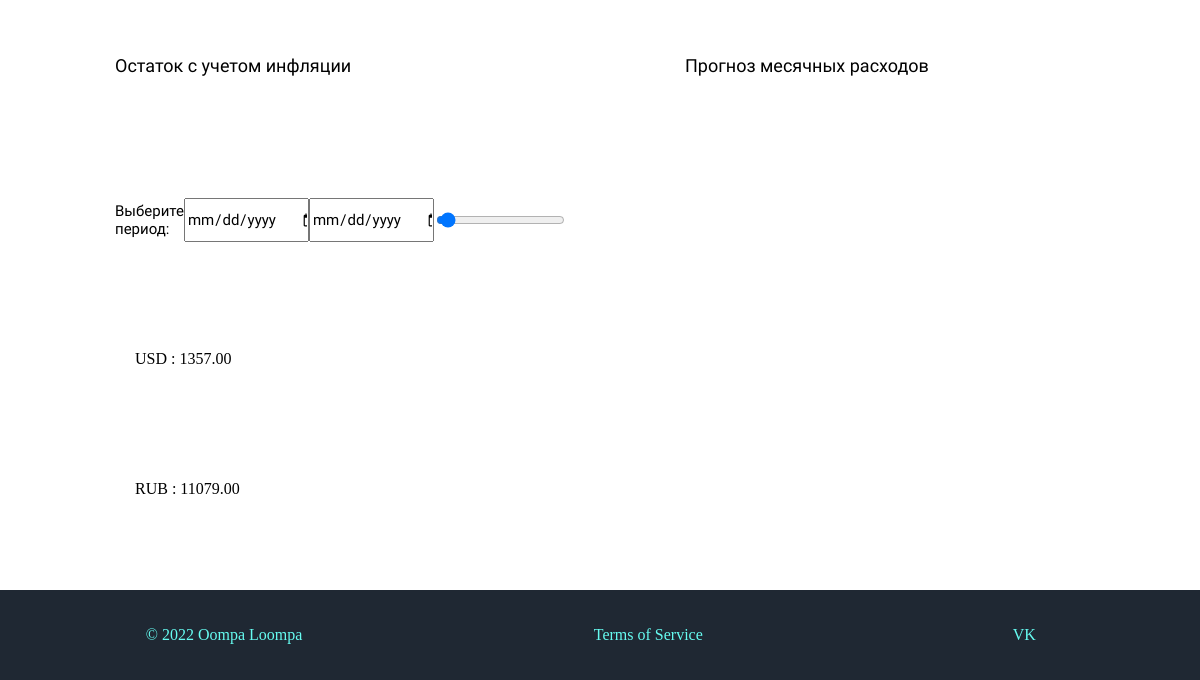
Page /stats/ (signed in, lower part) on the earlier database version.
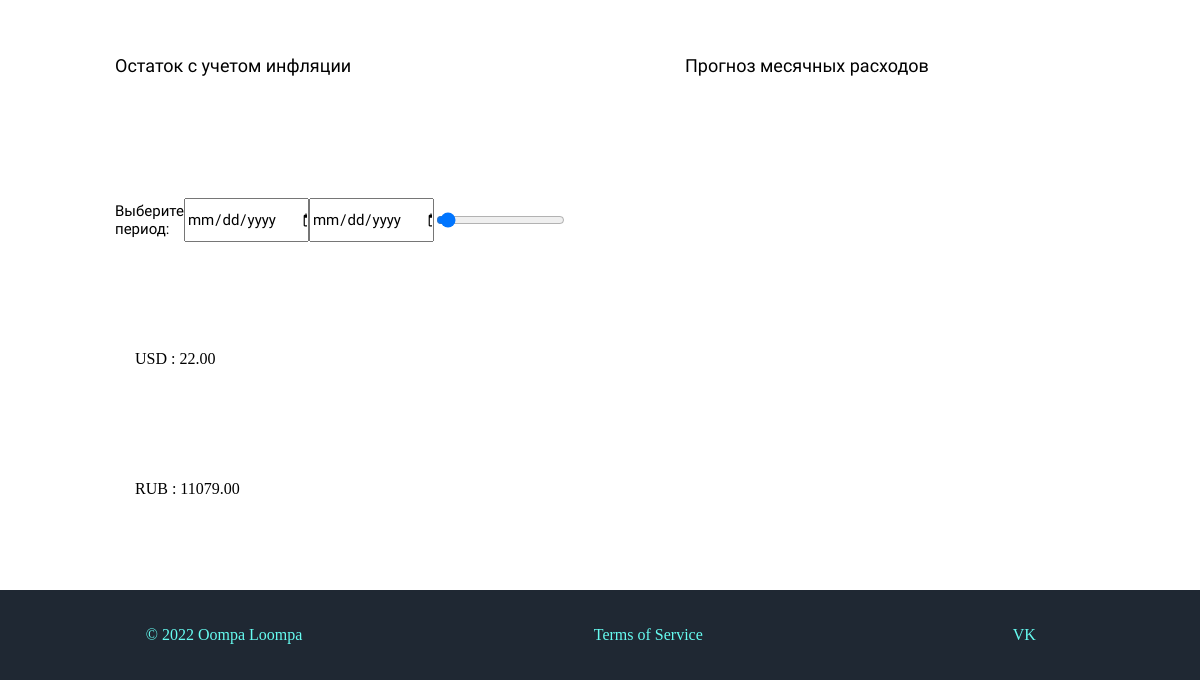
Same page on the later database version.
### account_manager/models.py (models this page shows)
class Balances(models.Model):
    user_id = models.ForeignKey(Users, on_delete=models.CASCADE)
    currency_id = models.ForeignKey(Currency, on_delete=models.CASCADE)
    amount = models.DecimalField(max_digits=100, decimal_places=2, null=True, blank=True, default=0.00)

class Currency(models.Model):
    name = models.CharField(max_length=10)
    def __str__(self):
        return self.name

### operations/views.py (the view)
# urls.py: path('stats/', views.stats, name='LK-stats'),
def stats(request):
    if request.user.id is None:
        return redirect('login')
    context = {}
    user_balances = Balances.objects.select_related().filter(user_id=request.user.id)
    context['user_balances'] = user_balances
    monthly_outlay_data = Operations.objects.select_related().filter(
        user_id=request.user.id,
        operation_type='-'
    ).annotate(month=ExtractMonth('datetime'), day=ExtractDay('datetime')).values('month', 'day', 'amount').filter(month=2)
    example_outlay_data = Operations.objects.select_related().filter(
        user_id=request.user.id,
        operation_type='-',
        datetime__range=[
            date.today() - timedelta(days=30),
            date.today()
        ]
    ).values('datetime').annotate(total=Sum('amount'))
    example_budget_data = []
    if request.GET.get('wallet-start-date') and request.GET.get('wallet-end-date'):
        range=[request.GET['wallet-start-date'],
                request.GET['wallet-end-date']]
    else:
        range=[date.today() - timedelta(days=30),
               date.today()]
    if request.GET.get('wallet-currency'):
        currency = request.GET['wallet-currency']
    else:
        currency = 'RUB'
    if request.GET.get('wallet-type')=='Расходы':
        type = '-'
    else:
        type = '+'
    example_income_data = Operations.objects.select_related().filter(
        user_id=request.user.id,
        operation_type=type,
        datetime__range=range,
        currency=currency
    ).values('datetime').annotate(total=Sum('amount'))
    '''if 'currency' in request.GET:
        example_category_data= Operations.objects.select_related('category__category_name').filter(
            user_id=request.user.id,
            operation_type='-',
            datetime__range=[
                date.today() - timedelta(days=30),
                date.today()
            ],
            currency=request.GET['currency']
        ).values('category__category_name').annotate(total=Sum('amount'))
        print(example_category_data)
        print(1)
    else:'''
    if request.GET.get('category-start-date') and request.GET.get('category-end-date'):
        category_daterange = [request.GET['category-start-date'],
                 request.GET['category-end-date']]
    else:
        category_daterange = [date.today() - timedelta(days=30),
                 date.today()]
    if request.GET.get('category-currency'):
        category_currency = request.GET['category-currency']
    else:
        category_currency = request.user.displayed_currency
    example_category_data = Operations.objects.select_related('category__category_name').filter(
        user_id=request.user.id,
        operation_type='-',
        datetime__range=category_daterange,
        currency=category_currency
    ).values('category__category_name').annotate(total=Sum('amount'))
    data_formatted = []
    for elem in example_income_data:
        data_formatted.append([elem['datetime'].strftime("%Y-%m-%d"), float(elem['total'])])
    context['data_income'] = data_formatted
    data_formatted = []
    for elem in example_outlay_data:
        data_formatted.append([elem['datetime'].strftime("%Y-%m-%d"), float(elem['total'])])
    context['data_outlay'] = data_formatted
    data_formatted = []
    for elem in example_category_data:
        data_formatted.append([elem['category__category_name'], float(elem['total'])])
    context['data_categories'] = data_formatted
    data_formatted = []
    days = []
    outlays = []
    amount = 0.0
    for elem in monthly_outlay_data:
        amount += float(elem['amount'])
        data_formatted.append([elem['day'], amount])
        days.append(elem['day'])
        outlays.append(amount)
    coefficients = estimate_coefficients(days, outlays)
    context['monthly_outlay_data'] = data_formatted
    context['coefficients'] = coefficients
    context['data_budget'] = example_budget_data
    return render(request, 'LK_stats.html', context)

### operations/views.py (called while the page is built)
def estimate_coefficients(list_x, list_y):
    x = np.array(list_x)
    y = np.array(list_y)
    n = np.size(x)
    mean_x, mean_y = np.mean(x), np.mean(y)
    SS_xy = np.sum(y * x - n * mean_y * mean_x)
    SS_xx = np.sum(x * x - n * mean_x * mean_x)
    b_1 = SS_xy / SS_xx
    b_0 = mean_y - b_1 * mean_x
    return [[0, b_0], [31, b_0 + 31 * b_0]]

### operations/templates/LK_stats.html (shortened to what this page needs)
{% extends 'base.html' %}
{% block localCssLink %}
    {% load static %}
    <link href="{% static 'css/LK_stats.css' %}" rel="stylesheet" type="text/css">
{% endblock %}
{% block content %}
    <div class="root">
        <div class="main-container">
            <div class="graph-wrapper">
                <div class="graph" id="graph2">
                </div>
            </div>
            <div class="graph-wrapper">
                <div class="name">
                    Остаток с учетом инфляции
                </div>
                <div class="filters">
                    <div class="fields-and-labels">Выберите период:</div>
                    <input class="fields-and-labels" id="13start-export-date" type="date" name="start-date" placeholder="Выберите дату">
                    <input class="fields-and-labels" id="13end-export-date" type="date" name="end-date" placeholder="Выберите дату">
                    <input id="percent-scroll" type="range" min="1" max="100" step="1" value="5">
                </div>
                {% for balance in user_balances %}
                <div class="content">
                    {{ balance.currency_id }} : {{ balance.amount }}
                </div>
                {% endfor %}
            </div>
        </div>
        <div class="main-container">
            <div class="graph-wrapper">
            </div>
            <div class="graph-wrapper">
                <div class="name">
                    Прогноз месячных расходов
                </div>
                <div class="graph" id="graph4">
                </div>
            </div>
        </div>
    </div>
{% endblock %}

Differences in the rows shown:
changed Balances "USD": amount "1357.00" → "22.00"
